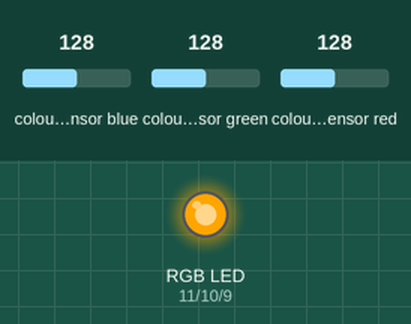
A sketch run on a simulated Arduino Uno, built with avr-gcc and run on an emulated ATmega328P. Parts: an RGB LED mixed from three pins (HIGH = lit). Wiring (inferred from the names in the program): TCS3200 colour sensor: output pin 8; S2 pin 6; S3 pin 7; S0 pin 4; S1 pin 5. Inputs (shaded band) come from the test bench; at power-on: colour sensor blue 128, colour sensor green 128, colour sensor red 128. Pins used as bus, display or sensor lines are not drawn; what the sketch prints to the serial monitor is not drawn.

Above: at 0.3 s.
Timing chart, 0 to 1.8 s (numbered marks = the images above):
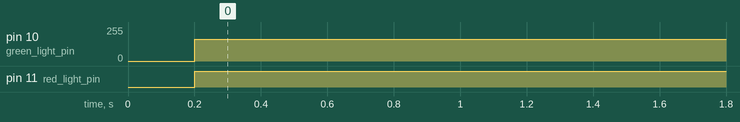

The sketch:

color_sensor.ino
```cpp
#define S0 4
#define S1 5
#define S2 6
#define S3 7
#define sensorOut 8

// Stores frequency read by the photodiodes
int redFrequency = 0;
int greenFrequency = 0;
int blueFrequency = 0;
int red_light_pin= 11;
int green_light_pin = 10;
int blue_light_pin = 9;

void setup() {
  // Setting the outputs
  pinMode(S0, OUTPUT);
  pinMode(S1, OUTPUT);
  pinMode(S2, OUTPUT);
  pinMode(S3, OUTPUT);
  // Setting the sensorOut as an input
  pinMode(sensorOut, INPUT);

  // Setting frequency scaling to 100%
  digitalWrite(S0,HIGH);
  digitalWrite(S1,HIGH);

  pinMode(red_light_pin, OUTPUT);
  pinMode(green_light_pin, OUTPUT);
  pinMode(blue_light_pin, OUTPUT);

   // Begins serial communication
  Serial.begin(9600);
}
void loop() {
  // Setting RED (R) filtered photodiodes to be read
  digitalWrite(S2,LOW);
  digitalWrite(S3,LOW);

  // Reading the output frequency
  redFrequency = pulseIn(sensorOut, LOW);

   // Printing the RED (R) value
  Serial.print("R = ");
  Serial.print(redFrequency);
  delay(100);

  // Setting GREEN (G) filtered photodiodes to be read
  digitalWrite(S2,HIGH);
  digitalWrite(S3,HIGH);

  // Reading the output frequency
  greenFrequency = pulseIn(sensorOut, LOW);

  // Printing the GREEN (G) value
  Serial.print(" G = ");
  Serial.print(greenFrequency);
  delay(100);

  // Setting BLUE (B) filtered photodiodes to be read
  digitalWrite(S2,LOW);
  digitalWrite(S3,HIGH);

  // Reading the output frequency
  blueFrequency = pulseIn(sensorOut, LOW);

  // Printing the BLUE (B) value
  Serial.print(" B = ");
  Serial.println(blueFrequency);

  RGB_color(255, 165, 0); // Red

}
void RGB_color(int red_light_value, int green_light_value, int blue_light_value)
 {
  analogWrite(red_light_pin, red_light_value);
  analogWrite(green_light_pin, green_light_value);
  analogWrite(blue_light_pin, blue_light_value);
}
```

Measured:
- by itself, pin 10 (green_light_pin): 0/255 → 165/255 at 0.20 s
- by itself, pin 11 (red_light_pin): LOW → HIGH at 0.20 s
